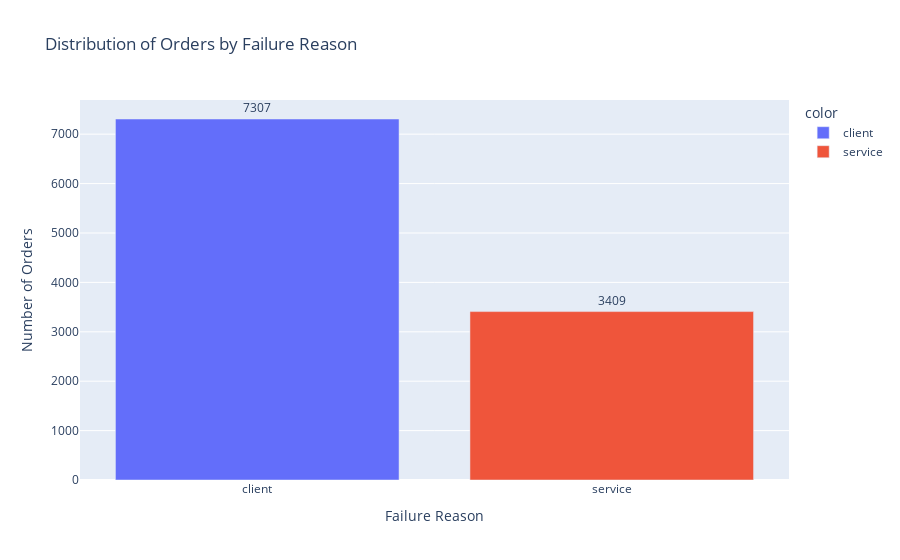

Notebook code cell kept with this figure:
### Code cell
fig = px.bar(
    x=failure_counts.index,
    y=failure_counts.values,
    labels={'x': 'Failure Reason', 'y': 'Number of Orders'},
    title='Distribution of Orders by Failure Reason',
    color=failure_counts.index,
    text=failure_counts.values
)
fig.update_traces(texttemplate='%{text}', textposition='outside')
fig.update_layout(xaxis_title='Failure Reason', yaxis_title='Number of Orders')
fig.show()

### Figure 1 — Plotly figure (JSON) as saved in the notebook; plotly's stock layout.template omitted (floating-point values rounded to 4 significant figures)
{"data": [{"alignmentgroup": "True", "hovertemplate": "color=client<br>Failure Reason=%{x}<br>Number of Orders=%{y}<br>text=%{text}<extra></extra>", "legendgroup": "client", "marker": {"color": "#636efa", "pattern": {"shape": ""}}, "name": "client", "offsetgroup": "client", "orientation": "v", "showlegend": true, "text": [7307], "textposition": "outside", "texttemplate": "%{text}", "type": "bar", "x": ["client"], "xaxis": "x", "y": [7307], "yaxis": "y"}, {"alignmentgroup": "True", "hovertemplate": "color=service<br>Failure Reason=%{x}<br>Number of Orders=%{y}<br>text=%{text}<extra></extra>", "legendgroup": "service", "marker": {"color": "#EF553B", "pattern": {"shape": ""}}, "name": "service", "offsetgroup": "service", "orientation": "v", "showlegend": true, "text": [3409], "textposition": "outside", "texttemplate": "%{text}", "type": "bar", "x": ["service"], "xaxis": "x", "y": [3409], "yaxis": "y"}], "layout": {"barmode": "relative", "legend": {"title": {"text": "color"}, "tracegroupgap": 0}, "title": {"text": "Distribution of Orders by Failure Reason"}, "xaxis": {"anchor": "y", "domain": [0, 1], "title": {"text": "Failure Reason"}}, "yaxis": {"anchor": "x", "domain": [0, 1], "title": {"text": "Number of Orders"}}}}
